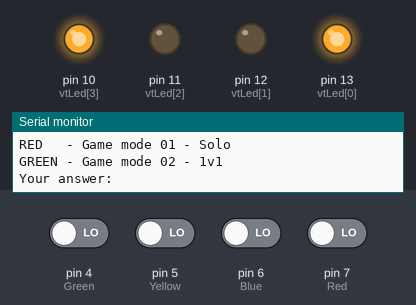
The sketch below on a simulated Arduino Uno, built with avr-gcc and run on an emulated ATmega328P. On the bench: output pins drawn as LEDs (lit = HIGH), the last lines printed to the serial monitor. Inputs (shaded band) come from the test bench; at power-on: pin 4 (Green), pin 5 (Yellow), pin 6 (Blue), pin 7 (Red) LOW. Random numbers use the default seed unless the sketch sets one.

Above: at 4.1 s.
4.2 s: pin 4 (Green) driven HIGH
At 6.5 s:
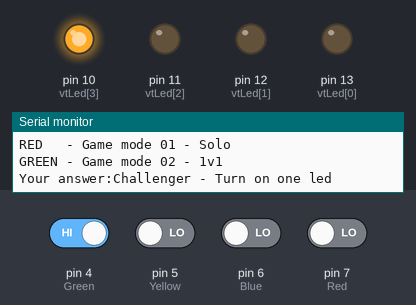
7.2 s: pin 5 (Yellow) driven HIGH
At 9.5 s:
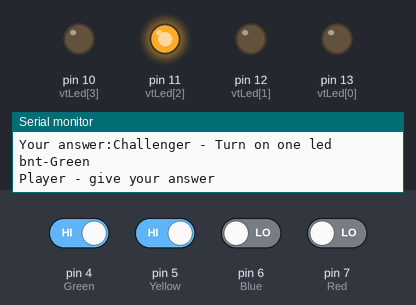
10.2 s: pin 6 (Blue) driven HIGH
At 11.1 s:
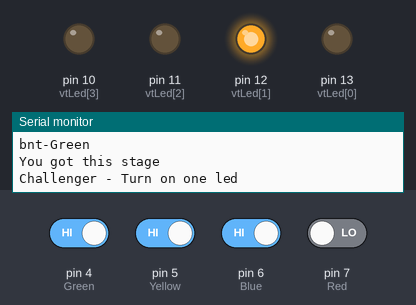
13.2 s: pin 6 (Blue) driven LOW
At 15.8 s:
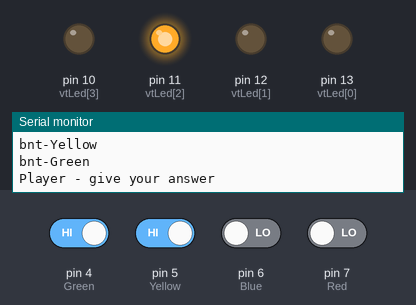
16.2 s: pin 7 (Red) driven HIGH
At 18.0 s:
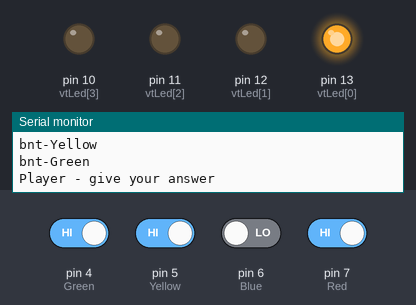
19.2 s: pin 7 (Red) driven LOW
Timing chart, 0 to 21.7 s (numbered marks = the images above; inputs shaded):
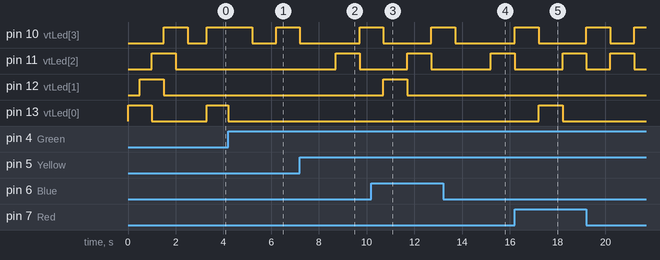

Measured:
- after the input at 4.2 s, pin 10 (vtLed[3]): HIGH → LOW after 1.0 s, → HIGH 1.0 s later; pin 13 (vtLed[0]): HIGH → LOW at once
- after the input at 7.2 s, pin 11 (vtLed[2]): LOW → HIGH after 1.5 s, → LOW 1.0 s later
- after the input at 10.2 s, pin 12 (vtLed[1]): LOW → HIGH after 0.50 s, → LOW 1.0 s later
- after the input at 13.2 s, pin 11 (vtLed[2]): LOW → HIGH after 2.0 s
- after the input at 16.2 s, pin 13 (vtLed[0]): LOW → HIGH after 1.0 s, → LOW 1.0 s later

The sketch:

genius.ino
```cpp
/**
 * Arduino - Genius Game
 *
 * @author: JohnyStudent
 * @date: 8 Jun 2020
 * @version: v3.1
 */

// Global Data:
	// LEDs Vector:
	const int nrLed  = 4;
	int vtLed[nrLed] = {13, 12, 11, 10};
	// Player Vextor:
	const int nrTotal = 8;
	int vtPlayer[nrTotal] = {7, 7, 7, 7, 7, 7, 7, 7};
	// Game Vector:
	int vtGenius[nrTotal] = {7, 7, 7, 7, 7, 7, 7, 7};

// Method to turn on all 4 leds:
void LedHIGH ( ) {
  for ( int i = 0; i < nrLed; i++ ) {
    digitalWrite( vtLed[i], HIGH );
  }
}

// Method to turn off all 4 leds:
void LedLOW ( ) {
  for ( int i = 0; i < nrLed; i++ ) {
    digitalWrite( vtLed[i], LOW );
  }
}

// Method for flashing certain led:
void piscar ( int x ) {
  digitalWrite( vtLed[x], HIGH );
  delay(1000);
  digitalWrite( vtLed[x], LOW );
}

// Method for receiving the player's response:
int getResposta ( ) {
  int resp = 13;
  while ( resp == 13 ) {
    if ( digitalRead(7) == HIGH ) {
      piscar(0);
      resp = 0;
      Serial.println("bnt-Red");
    }
    if ( digitalRead(6) == HIGH ) {
      piscar(1);
      resp = 1;
      Serial.println("bnt-Blue");
    }
    if ( digitalRead(5) == HIGH ) {
      piscar(2);
      resp = 2;
      Serial.println("bnt-Yellow");
    }
    if ( digitalRead(4) == HIGH ) {
      piscar(3);
      resp = 3;
      Serial.println("bnt-Green");
    }
  }
  return resp;
}

// Method to check
int verificar ( int array[], int vetor[], int num ) {
  int cc = 0;
  for ( int i = 0; i < num; i++ ) {
    if ( array[i] != vetor[i] ) {
      cc++;
    }
  }
  return cc;
}

// Method for victory
void vitoria ( ) {
  int x = 0;
  while ( x < 3 ) {
  	LedHIGH ( );
  	delay(500);
  	LedLOW ( );
  	delay(500);
    x++;
  }
}

// Method for opening:
void abertura ( ) {
  LedLOW ( );
  digitalWrite( vtLed[0], HIGH );
  delay(500);
  digitalWrite( vtLed[1], HIGH );
  delay(500);
  digitalWrite( vtLed[0], LOW );
  digitalWrite( vtLed[2], HIGH );
  delay(500);
  digitalWrite( vtLed[1], LOW );
  digitalWrite( vtLed[3], HIGH );
  delay(500);
  digitalWrite( vtLed[2], LOW );
  delay(500);
  digitalWrite( vtLed[3], LOW );
  delay(500);
  LedHIGH ( );
  LedLOW( );
}

// =============== GAME MODE 01 ===============

void game01 ( ) {

  // Local Data:
  int c      = 0;
  int ledzin = 0;
  int T      = 1;
  int verif  = 0;
  int respp  = 0;
  int a = 0;

  // Game:
  while ( T < 9 ) {
    for ( int i = 0; i < T; i++ ) {
      respp = 0;
      // Store data:
      c = random ( 0, nrLed );
      vtGenius[i] = c;
      // Flash led:
      for ( int j = 0; j < T; j++ ) {
        ledzin = vtGenius[j];
        piscar(ledzin);
        delay(500);
      }
      // Get answer:
      for ( int p = 0; p < T; p = p + 1 ) {
        Serial.println("Player - give your answer");
      	respp = getResposta ( );
      	vtPlayer[p] = respp;
        // If the player misses during a stage:
        if ( vtPlayer[p] != vtGenius[p] ) {
          for ( int u = 0; u < 3; u++ ) {
            piscar(vtGenius[p]);
            delay(300);
          }
          LedHIGH ( );
          delay (2000);
          LedLOW ( );
          delay (1000);
          Serial.println("Missed the stage");
          loop( );
        }
      }
      // Check the final answer:
      verif = verificar( vtPlayer, vtGenius, T );
      if ( verif == 0 ) {
        // Right answer:
        T++;
        a++;
        Serial.println("You got this stage");
        if ( a == 8 ) {
          Serial.println("CONGRATULATIONS, the victory is yours");
  		  vitoria( );
          loop ( );
        }
      } else {
        // Wrong answer:
        LedHIGH ( );
        delay (2000);
        LedLOW ( );
        delay (1000);
        Serial.println("You lose");
        loop ( );
      }
    }
  }

}

// =============== GAME MODE 02 ===============

void game02 ( ) {

  // Local data:
  int c      = 0;
  int ledzin = 0;
  int T      = 1;
  int verif  = 0;
  int respp  = 0;
  int a = 0;

  // Game:
  while ( T < 9 ) {
    for ( int i = 0; i < T; i++ ) {
      respp = 0;
      // Store data:
      Serial.println("Challenger - Turn on one led");
      c = getResposta ( );
      vtGenius[i] = c;
      // Flash led:
        piscar( vtLed[i] );
        delay(500);
      // Get answer
      for ( int p = 0; p < T; p = p + 1 ) {
        Serial.println("Player - give your answer");
      	respp = getResposta ( );
      	vtPlayer[p] = respp;
        // If the player misses during a stage:
        if ( vtPlayer[p] != vtGenius[p] ) {
          for ( int u = 0; u < 3; u++ ) {
            piscar(vtGenius[p]);
            delay(300);
          }
          LedHIGH ( );
          delay (2000);
          LedLOW ( );
          delay (1000);
          Serial.println("Player - missed the stage");
          loop( );
        }
      }
      // Check the final answer:
      verif = verificar( vtPlayer, vtGenius, T );
      if ( verif == 0 ) {
        // Right answer:
        T++;
        a++;
        Serial.println("You got this stage");
        if ( a == 8 ) {
          Serial.println("Player won the challenger");
  		  vitoria( );
          loop ( );
        }
      } else {
        // Wrong answer:
        LedHIGH ( );
        delay (2000);
        LedLOW ( );
        delay (1000);
        Serial.println("You lose");
        loop ( );
      }
    }
  }

}

void setup()
{
  Serial.begin(9600);
  // LEDs:
  pinMode(13, OUTPUT); // Red
  pinMode(12, OUTPUT); // Blue
  pinMode(11, OUTPUT); // Yellow
  pinMode(10, OUTPUT); // Green
  // Buttons:
  pinMode(7, INPUT); // Red
  pinMode(6, INPUT); // Blue
  pinMode(5, INPUT); // Yellow
  pinMode(4, INPUT); // Green

}

void loop()
{
  int resp;
  int c = 1;
  abertura ( );
  LedLOW( );
  delay(300);
  digitalWrite( vtLed[0], HIGH );
  digitalWrite( vtLed[3], HIGH );
  Serial.println("\nGame Menu");
  Serial.println("RED   - Game mode 01 - Solo");
  Serial.println("GREEN - Game mode 02 - 1v1");
  Serial.print("\n\nYour answer:");
  while ( c == 1 ) {
    if ( digitalRead(7) == HIGH ) {
      LedLOW ( );
      digitalWrite( vtLed[0], HIGH );
      c = 0;
      resp = 1;
      delay(1000);
    }
    if ( digitalRead(4) == HIGH ) {
      LedLOW ( );
      digitalWrite( vtLed[3], HIGH );
      c = 0;
      resp = 2;
      delay(1000);
    }
  }
  switch (resp) {
  case 1:
    LedLOW ( );
    delay (1000);
  	game01 ( );
  break;
  case 2:
    LedLOW ( );
    delay (1000);
  	game02 ( );
  break;
  default :
  Serial.println("This option does not exist! Try again:");
  }
}
```
